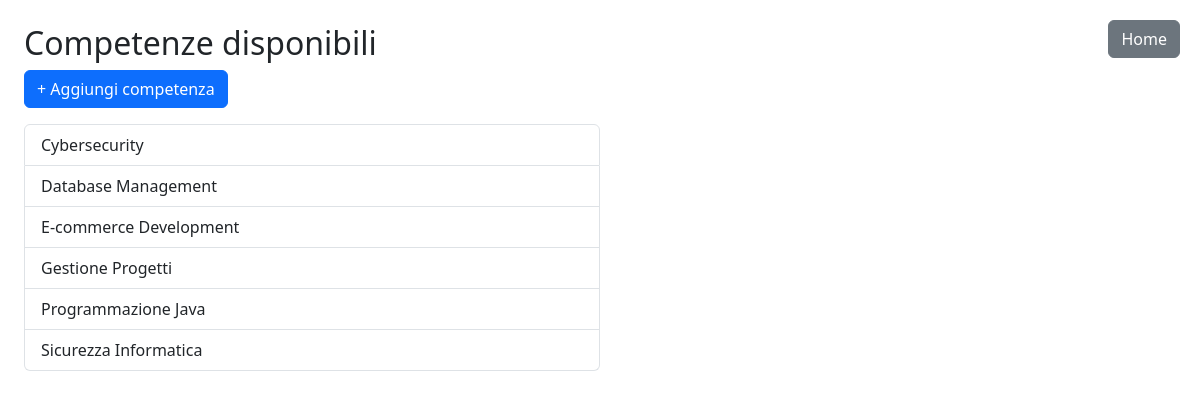
Screenshot of /pages/competenze/competenze.php with the database file from the repository.
### tables this page shows
create table SKILL(
	nome  varchar(25) primary key
);

### pages/competenze/competenzeController.php (called while the page is built, shortened)
<?php
    try{
        $pdo = new PDO('mysql:host=localhost;dbname=BOSTARTER', 'root', 'changeme');
        $pdo->setAttribute(PDO::ATTR_ERRMODE, PDO::ERRMODE_EXCEPTION);
        $query = $pdo->prepare("SELECT * FROM skill");
        $query->execute();
        $competenze = $query->fetchAll(PDO::FETCH_ASSOC);
    }catch(PDOException $e){
        echo "Errore: " . $e->getMessage();
        echo "<a href='../home/home.php'>Torna alla Home</a>";
        exit();
    }
?>

### pages/competenze/competenze.php (the view, shortened to what this page needs)
<?php
include 'competenzeController.php';
?>
<!DOCTYPE html>
<html lang="it">
<head>
    <link href="../../bootstrap-5.3.3-dist/bootstrap-5.3.3-dist/css/bootstrap.min.css" rel="stylesheet">
</head>
<body class="p-4">
    <h2>Competenze disponibili</h2>
    <div class="mb-3">
        <a href="#" class="btn btn-primary" data-bs-toggle="modal" data-bs-target="#modalAggiungi">
            + Aggiungi competenza
        </a>
    </div>
    <ul class="list-group w-50">
        <?php foreach ($competenze as $skill): ?>
            <li class="list-group-item"><?= htmlspecialchars($skill['nome']) ?></li>
        <?php endforeach; ?>
    </ul>
    <div style="position: absolute; top: 20px; right: 20px;">
        <a href="../home/home.php" class="btn btn-secondary">Home</a>
    </div>
</body>
</html>

### rows the page displays
skill: nome "Cybersecurity"
skill: nome "Database Management"
skill: nome "E-commerce Development"
skill: nome "Gestione Progetti"
skill: nome "Programmazione Java"
skill: nome "Sicurezza Informatica"
